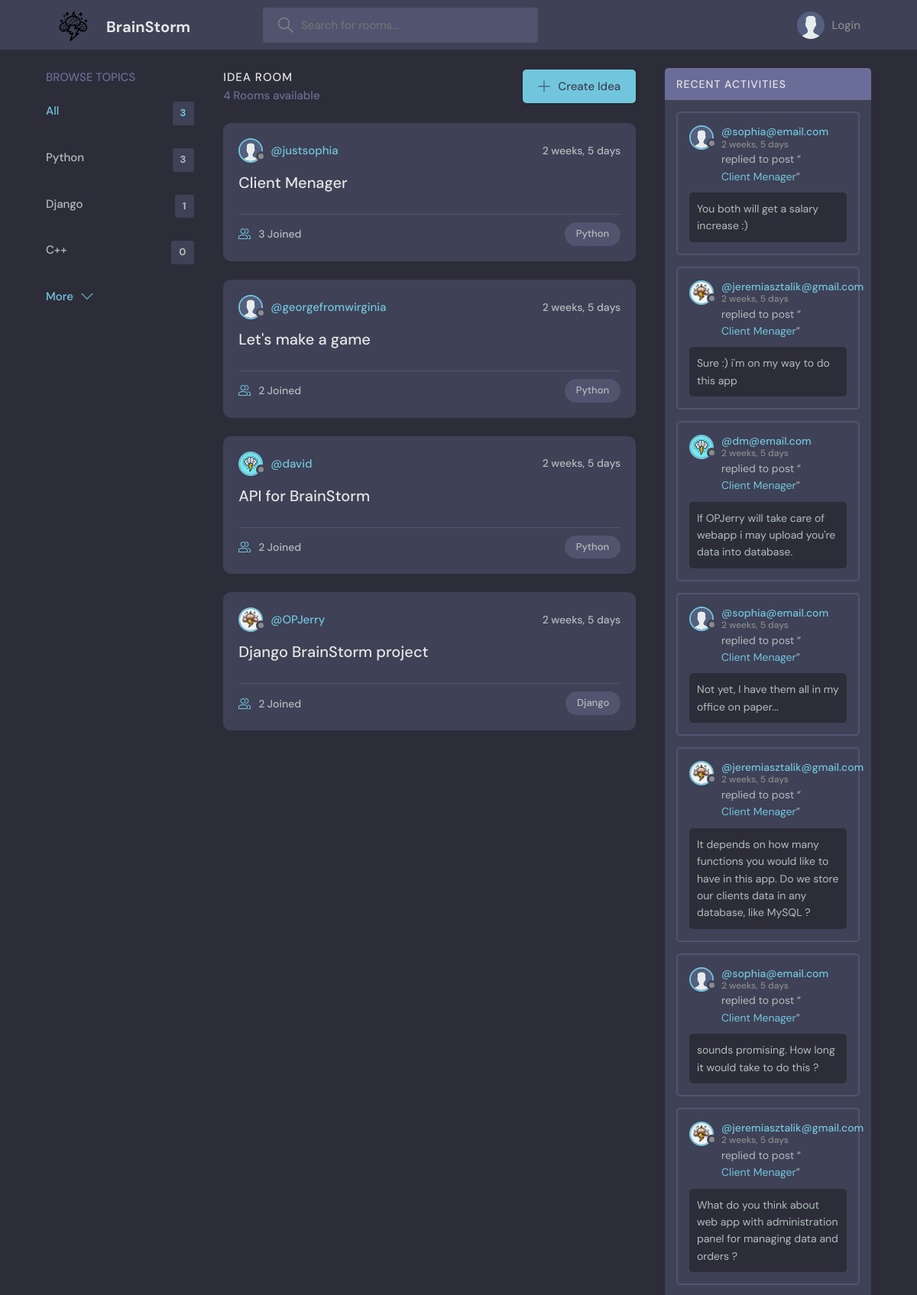
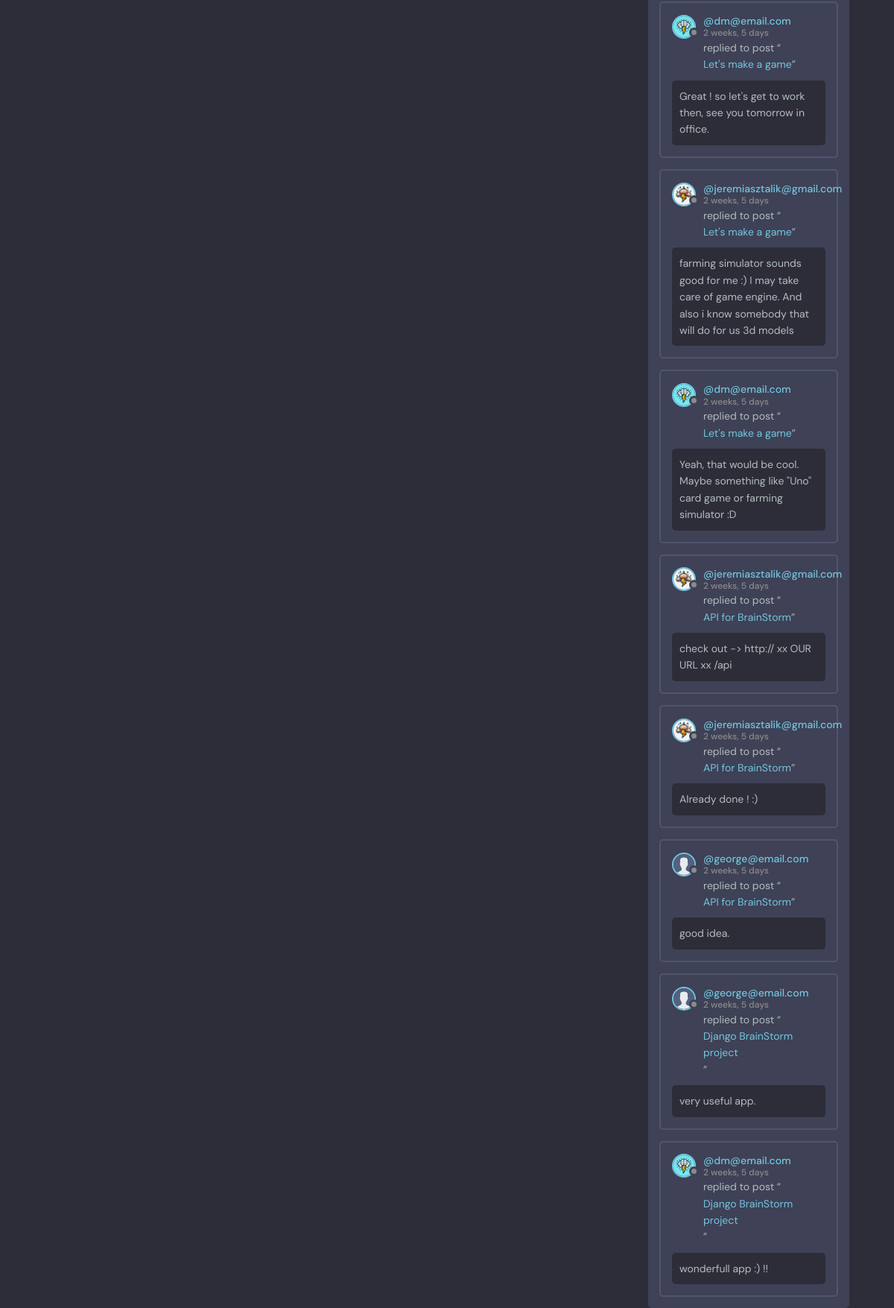
The page / on the database its author committed (2 pictures, top to bottom).
### base/models.py (models this page shows, shortened)
class Topic(models.Model):
    name = models.CharField(max_length=200)

class Room(models.Model):
    host = models.ForeignKey(User, on_delete=models.SET_NULL, null=True)
    topic = models.ForeignKey(Topic, on_delete=models.SET_NULL, null=True)
    name = models.CharField(max_length=200)
    description =  models.TextField(null=True, blank=True)
    participants = models.ManyToManyField(User, related_name='participants', blank=True)
    updated = models.DateTimeField(auto_now=True)
    created = models.DateTimeField(auto_now_add=True)
    class Meta:
        ordering = ['-updated', '-created']
    def __str__(self):
        return str(self.name)

class User(AbstractUser):
    name = models.CharField(max_length=200, null=True)
    email = models.EmailField(null=True, unique=True)
    bio = models.TextField(null=True, blank=True)
    avatar = models.ImageField(null=True, default="avatar.svg")
    USERNAME_FIELD = 'email'
    REQUIRED_FIELDS = []

class Message(models.Model):
    user = models.ForeignKey(User, on_delete=models.CASCADE)
    room = models.ForeignKey(Room, on_delete=models.CASCADE)
    body = models.TextField()
    updated = models.DateTimeField(auto_now=True)
    created = models.DateTimeField(auto_now_add=True)
    class Meta:
        ordering = ['-updated', '-created']

### base/views.py (the view)
# urls.py: 2. Add a URL to urlpatterns:  path('', views.home, name='home')
def home(request):
    q = request.GET.get('q') if request.GET.get('q') != None else ''
    rooms = Room.objects.filter(
        Q(topic__name__icontains=q) |
        Q(name__icontains=q) |
        Q(description__icontains=q)
    )
    topics = Topic.objects.all()[0:4]
    room_count =  rooms.count()
    room_messages = Message.objects.filter(Q(room__topic__name__icontains=q))
    context = {'rooms': rooms, 'topics': topics, 'room_count': room_count, 'room_messages': room_messages}
    return render(request, 'base/home.html', context)

### base/templates/base/home.html (shortened to what this page needs)
{% extends 'main.html' %}
{% block content %}
    <main class="layout layout--3">
      <div class="container">
        {% include 'base/topics_component.html' %}
        <div class="roomList">
          <div class="roomList__header">
            <div>
              <h2>Idea Room</h2>
              <p>{{room_count}} Rooms available</p>
            </div>
            <a class="btn btn--main" href="{% url 'create-room' %}">
              <svg version="1.1" xmlns="http://www.w3.org/2000/svg" width="32" height="32" viewBox="0 0 32 32">
                <title>add</title>
                <path
                  d="M16.943 0.943h-1.885v14.115h-14.115v1.885h14.115v14.115h1.885v-14.115h14.115v-1.885h-14.115v-14.115z"
                ></path>
              </svg>
              Create Idea
            </a>
          </div>
          {% include 'base/feed_component.html' %}
        </div>
        {% include 'base/activity_component.html' %}
      </div>
    </main>
{% endblock %}

### base/templates/base/topics_component.html
<div class="topics">
    <div class="topics__header">
      <h2>Browse Topics</h2>
    </div>
    <ul class="topics__list">
      <li>
        <a href="{% url 'home' %}" class="active">All <span>{{topics.count}}</span></a>
      </li>
      {% for topic in topics %}
      <li>
        <a href="{% url 'home'%}?q={{topic.name}}"> {{topic.name}} <span>{{topic.room_set.all.count}}</span></a>
      </li>
      {% endfor %}
    </ul>
    <a class="btn btn--link" href="{% url 'topics' %}">
      More
      <svg version="1.1" xmlns="http://www.w3.org/2000/svg" width="32" height="32" viewBox="0 0 32 32">
        <title>chevron-down</title>
        <path d="M16 21l-13-13h-3l16 16 16-16h-3l-13 13z"></path>
      </svg>
    </a>
  </div>

### base/templates/base/feed_component.html (shortened to what this page needs)
{% for room in rooms %}
<div class="roomListRoom">
    <div class="roomListRoom__header">
      <a href="{% url 'user-profile' room.host.id %}" class="roomListRoom__author">
        <div class="avatar avatar--small">
          <img src="{{room.host.avatar.url}}" />
        </div>
        <span>@{{room.host.username}}</span>
      </a>
      <div class="roomListRoom__actions">
        <span>{{room.created|timesince}}</span>
      </div>
    </div>
    <div class="roomListRoom__content">
      <a href="{% url 'room' room.id %}">{{room.name}}</a>
    </div>
    <div class="roomListRoom__meta">
      <a href="{% url 'room' room.id %}" class="roomListRoom__joined">
        {{room.participants.all.count}} Joined
      </a>
      <p class="roomListRoom__topic">{{room.topic.name}}</p>
    </div>
  </div>
{% endfor %}

### base/templates/base/activity_component.html (shortened to what this page needs)
<div class="activities">
    <div class="activities__header">
      <h2>Recent Activities</h2>
    </div>
    {% for message in room_messages %}
    <div class="activities__box">
      <div class="activities__boxHeader roomListRoom__header">
        <a href="{% url 'user-profile' message.user.id %}" class="roomListRoom__author">
          <div class="avatar avatar--small">
            <img src="{{message.user.avatar.url}}" />
          </div>
          <p>
            @{{message.user}}
            <span>{{message.created|timesince}}</span>
          </p>
        </a>
      </div>
      <div class="activities__boxContent">
        <p>replied to post “<a href="{% url 'room' message.room.id %}">{{message.room}}</a>”</p>
        <div class="activities__boxRoomContent">
          {{message.body}}
        </div>
      </div>
    </div>
    {% endfor %}
  </div>

### rows shown on the page
Topic: name "Python", room_set.all.count "3"
Topic: name "Django", room_set.all.count "1"
Topic: name "C++", room_set.all.count "0"
Room: host.avatar (placeholder picture), host.username "justsophia", created "2 weeks, 5 days", name "Client Menager", participants.all.count "3", topic.name "Python"
Room: host.avatar (placeholder picture), host.username "georgefromwirginia", created "2 weeks, 5 days", name "Let's make a game", participants.all.count "2", topic.name "Python"
Room: host.avatar (picture), host.username "david", created "2 weeks, 5 days", name "API for BrainStorm", participants.all.count "2", topic.name "Python"
Room: host.avatar (picture), host.username "OPJerry", created "2 weeks, 5 days", name "Django BrainStorm project", participants.all.count "2", topic.name "Django"
Message: user.avatar (placeholder picture), user "sophia@email.com", created "2 weeks, 5 days", room "Client Menager", body "You both will get a salary increase :)"
Message: user.avatar (picture), user "jeremiasztalik@gmail.com", created "2 weeks, 5 days", room "Client Menager", body "Sure :) i'm on my way to do this app"
Message: user.avatar (picture), user "dm@email.com", created "2 weeks, 5 days", room "Client Menager", body "If OPJerry will take care of webapp i may upload you're data into database."
Message: user.avatar (placeholder picture), user "sophia@email.com", created "2 weeks, 5 days", room "Client Menager", body "Not yet, I have them all in my office on paper..."
Message: user.avatar (picture), user "jeremiasztalik@gmail.com", created "2 weeks, 5 days", room "Client Menager", body "It depends on how many functions you would like to have in this app. Do we store our clients data in any database, like MySQL ?"
Message: user.avatar (placeholder picture), user "sophia@email.com", created "2 weeks, 5 days", room "Client Menager", body "sounds promising. How long it would take to do this ?"
Message: user.avatar (picture), user "jeremiasztalik@gmail.com", created "2 weeks, 5 days", room "Client Menager", body "What do you think about web app with administration panel for managing data and orders ?"
Message: user.avatar (picture), user "dm@email.com", created "2 weeks, 5 days", room "Let's make a game", body "Great ! so let's get to work then, see you tomorrow in office."
Message: user.avatar (picture), user "jeremiasztalik@gmail.com", created "2 weeks, 5 days", room "Let's make a game", body "farming simulator sounds good for me :) I may take care of game engine. And also i know somebody that will do for us 3d models"
Message: user.avatar (picture), user "dm@email.com", created "2 weeks, 5 days", room "Let's make a game", body "Yeah, that would be cool. Maybe something like \"Uno\" card game or farming simulator :D"
Message: user.avatar (picture), user "jeremiasztalik@gmail.com", created "2 weeks, 5 days", room "API for BrainStorm", body "check out -> http:// xx OUR URL xx /api"
Message: user.avatar (picture), user "jeremiasztalik@gmail.com", created "2 weeks, 5 days", room "API for BrainStorm", body "Already done ! :)"
Message: user.avatar (placeholder picture), user "george@email.com", created "2 weeks, 5 days", room "API for BrainStorm", body "good idea."
Message: user.avatar (placeholder picture), user "george@email.com", created "2 weeks, 5 days", room "Django BrainStorm project", body "very useful app."
Message: user.avatar (picture), user "dm@email.com", created "2 weeks, 5 days", room "Django BrainStorm project", body "wonderfull app :) !!"

### other values the page prints
{{ topics.count }} "3"
{{ room_count }} "4"
